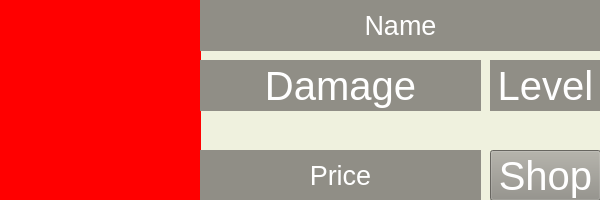
<?xml version="1.0" encoding="UTF-8"?>
<ui version="4.0">
 <class>Form</class>
 <widget class="QWidget" name="Form">
  <property name="geometry">
   <rect>
    <x>0</x>
    <y>0</y>
    <width>600</width>
    <height>200</height>
   </rect>
  </property>
  <property name="windowTitle">
   <string>Form</string>
  </property>
  <widget class="QFrame" name="backgound">
   <property name="geometry">
    <rect>
     <x>0</x>
     <y>0</y>
     <width>601</width>
     <height>201</height>
    </rect>
   </property>
   <property name="styleSheet">
    <string notr="true">background-color: rgb(239, 241, 222);</string>
   </property>
   <property name="frameShape">
    <enum>QFrame::StyledPanel</enum>
   </property>
   <property name="frameShadow">
    <enum>QFrame::Raised</enum>
   </property>
   <widget class="QLabel" name="image">
    <property name="geometry">
     <rect>
      <x>0</x>
      <y>0</y>
      <width>201</width>
      <height>201</height>
     </rect>
    </property>
    <property name="styleSheet">
     <string notr="true">background-color: rgb(255, 0, 0);</string>
    </property>
    <property name="text">
     <string/>
    </property>
   </widget>
   <widget class="QLabel" name="label">
    <property name="geometry">
     <rect>
      <x>200</x>
      <y>60</y>
      <width>281</width>
      <height>51</height>
     </rect>
    </property>
    <property name="font">
     <font>
      <family>Arial</family>
      <pointsize>30</pointsize>
     </font>
    </property>
    <property name="styleSheet">
     <string notr="true">background-color: rgb(144, 142, 134);
color: rgb(255, 255, 255);</string>
    </property>
    <property name="text">
     <string>Damage</string>
    </property>
    <property name="alignment">
     <set>Qt::AlignCenter</set>
    </property>
   </widget>
   <widget class="QLabel" name="label_2">
    <property name="geometry">
     <rect>
      <x>490</x>
      <y>60</y>
      <width>111</width>
      <height>51</height>
     </rect>
    </property>
    <property name="font">
     <font>
      <family>Arial</family>
      <pointsize>30</pointsize>
     </font>
    </property>
    <property name="styleSheet">
     <string notr="true">background-color: rgb(144, 142, 134);
color: rgb(255, 255, 255);</string>
    </property>
    <property name="text">
     <string>Level</string>
    </property>
    <property name="alignment">
     <set>Qt::AlignCenter</set>
    </property>
   </widget>
   <widget class="QLabel" name="label_3">
    <property name="geometry">
     <rect>
      <x>200</x>
      <y>0</y>
      <width>401</width>
      <height>51</height>
     </rect>
    </property>
    <property name="font">
     <font>
      <family>Arial</family>
      <pointsize>20</pointsize>
     </font>
    </property>
    <property name="styleSheet">
     <string notr="true">background-color: rgb(144, 142, 134);
color: rgb(255, 255, 255);</string>
    </property>
    <property name="text">
     <string>Name</string>
    </property>
    <property name="alignment">
     <set>Qt::AlignCenter</set>
    </property>
   </widget>
   <widget class="QLabel" name="label_4">
    <property name="geometry">
     <rect>
      <x>200</x>
      <y>150</y>
      <width>281</width>
      <height>51</height>
     </rect>
    </property>
    <property name="font">
     <font>
      <family>Arial</family>
      <pointsize>20</pointsize>
     </font>
    </property>
    <property name="styleSheet">
     <string notr="true">background-color: rgb(144, 142, 134);
color: rgb(255, 255, 255);</string>
    </property>
    <property name="text">
     <string>Price</string>
    </property>
    <property name="alignment">
     <set>Qt::AlignCenter</set>
    </property>
   </widget>
   <widget class="QPushButton" name="pushButton">
    <property name="geometry">
     <rect>
      <x>490</x>
      <y>150</y>
      <width>111</width>
      <height>51</height>
     </rect>
    </property>
    <property name="font">
     <font>
      <family>Arial</family>
      <pointsize>30</pointsize>
     </font>
    </property>
    <property name="styleSheet">
     <string notr="true">background-color: rgb(144, 142, 134);
color: rgb(255, 255, 255);</string>
    </property>
    <property name="text">
     <string>Shop</string>
    </property>
   </widget>
  </widget>
 </widget>
 <resources/>
 <connections/>
</ui>
